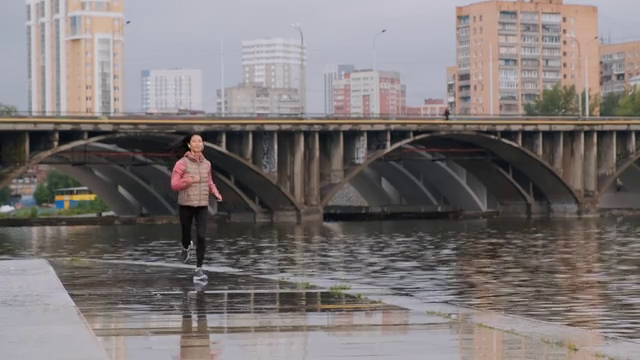
#> input picture frame 24 of 2_openCV_Project/3_pose_estimation/video2.mp4, 640 x 360 px
$ python 8_road_line_detection.py
#> lines starting #> are read from the running program, lines starting #| are printed output that depends on the picture; after the words box and inside, x2 and y2 are one past the last pixel; in counts of white or black regions, pixels touching at a corner belong together
#> further down, img is the input picture: shape (360, 640, 3); mean B, G, R 116.7, 117.3, 124
# -*- coding: utf-8 -*-
"""
Created on Sun Mar 23 16:56:08 2025

@author: Orhan
"""

import cv2
import numpy as np

cap = cv2.VideoCapture("video2.mp4")

def region_of_interest(image, vertices):
    mask = np.zeros_like(image)

    match_mask_color = 255

    cv2.fillPoly(mask, vertices, match_mask_color)
    masked_image = cv2.bitwise_and(image, mask)
    return masked_image

def drawLines(image, lines):

    image = np.copy(image)
    blank_image = np.zeros((image.shape[0], image.shape[1],3),dtype = np.uint8)

    for line in lines:
        for x1,y1,x2,y2 in line:
            cv2.line(blank_image, (x1,y1),(x2,y2),(0,255,0),thickness = 10)

    image = cv2.addWeighted(image, 0.8, blank_image, 1, 0.0)
    return image


def process(image):
    height, width = img.shape[0], img.shape[1]
#> height = 360; width = 640

    #region_of_interest_vertices = [(0, height), (width, height), (width, 0)]
    region_of_interest_vertices = [(0, height), (width/2, height/2), (width, height)]
#> region_of_interest_vertices = [(0, 360), (320, 180), (640, 360)]

    gray_image = cv2.cvtColor(image, cv2.COLOR_BGR2GRAY)
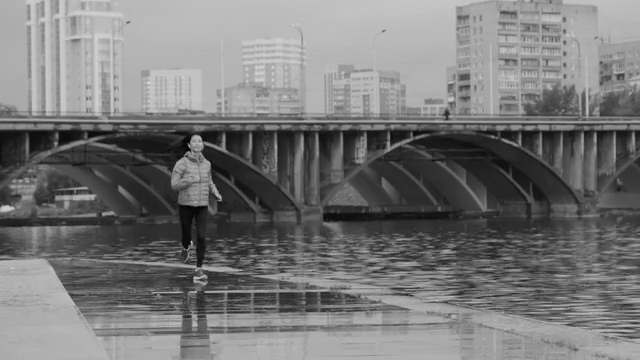
#> gray_image: shape (360, 640); min 0, max 219, mean 119.2
    canny_image = cv2.Canny(gray_image, 250, 120)
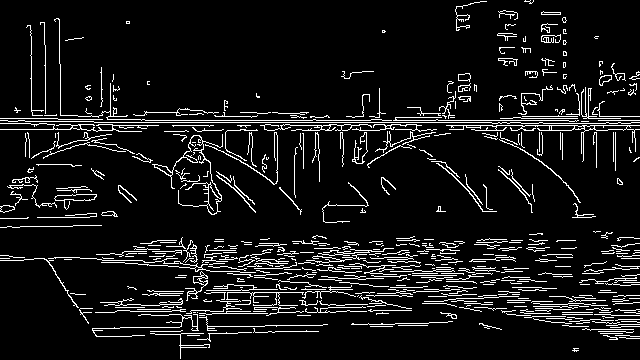
#> canny_image: shape (360, 640); 8.8% white in thin lines or dots
    cropped_image = region_of_interest(canny_image, np.array([region_of_interest_vertices], np.int32))
#> in region_of_interest, `cv2.fillPoly(mask, vertices, match_mask_color)`:
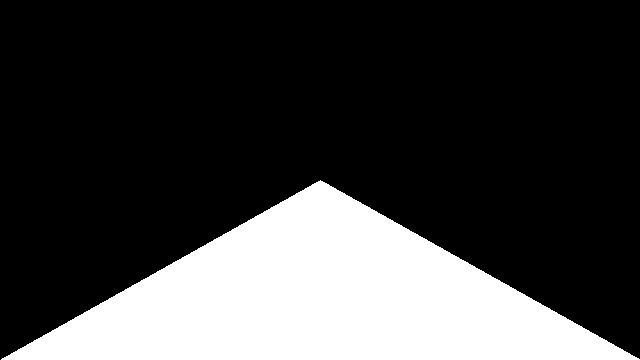
#> mask: shape (360, 640); 25.1% white; 1 white region, box (x1, y1, x2, y2) and area: (1, 180, 640, 360) 57740
#> in region_of_interest, `masked_image = cv2.bitwise_and(image, mask)`:
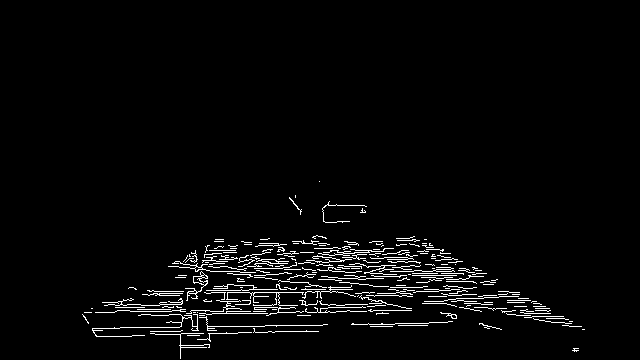
#> masked_image: shape (360, 640); 3.1% white in thin lines or dots, all inside (x1, y1, x2, y2) = (82, 181, 585, 359)
    lines = cv2.HoughLinesP(cropped_image, rho = 2, theta = np.pi/180, threshold = 150, lines = np.array([]),minLineLength = 150, maxLineGap = 5)
#> lines = None
    # print(lines)
    imageWithLine = drawLines(image, lines)
#> after the loop in drawLines, `for line in lines:`: blank_image: shape (360, 640, 3); every value is 0
    return imageWithLine


while True:
    success, img = cap.read()
#> (the run stopped early here; a loop or call above may not have finished)

$ run again, starting later in the video
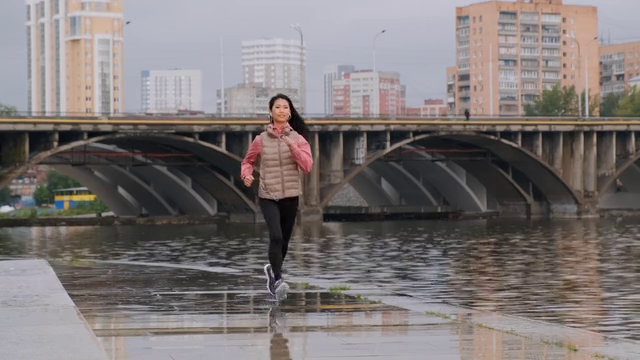
#> input picture frame 108 of 2_openCV_Project/3_pose_estimation/video2.mp4, 640 x 360 px
#> img is the input picture: shape (360, 640, 3); mean B, G, R 116.8, 117.2, 124.2
#> in process, `canny_image = cv2.Canny(gray_image, 250, 120)`:
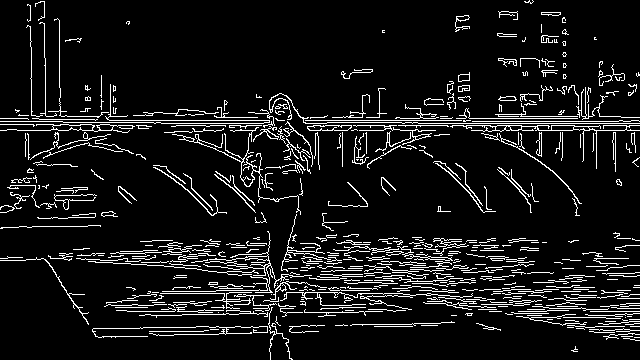
#> canny_image: shape (360, 640); 9% white in thin lines or dots
#> mask: shape (360, 640); 25.1% white; 1 white region, box (x1, y1, x2, y2) and area: (1, 180, 640, 360) 57740
#> in region_of_interest, `masked_image = cv2.bitwise_and(image, mask)`:
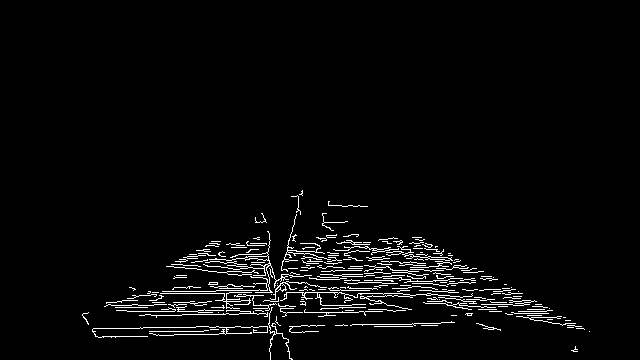
#> masked_image: shape (360, 640); 3.2% white in thin lines or dots, all inside (x1, y1, x2, y2) = (82, 190, 590, 360)
#> lines = None

$ run again, starting later in the video
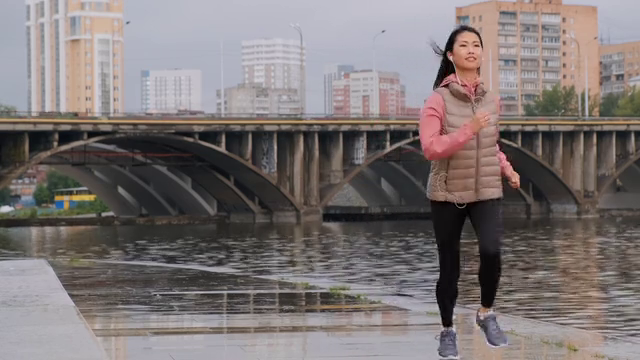
#> input picture frame 192 of 2_openCV_Project/3_pose_estimation/video2.mp4, 640 x 360 px
#> img is the input picture: shape (360, 640, 3); mean B, G, R 115.8, 116.3, 124.2
#> in process, `canny_image = cv2.Canny(gray_image, 250, 120)`:
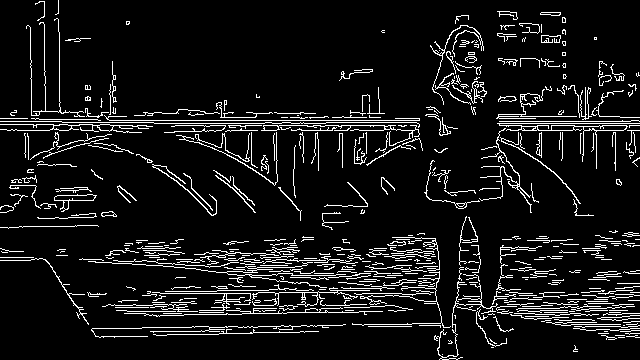
#> canny_image: shape (360, 640); 8.8% white in thin lines or dots
#> mask: shape (360, 640); 25.1% white; 1 white region, box (x1, y1, x2, y2) and area: (1, 180, 640, 360) 57740
#> in region_of_interest, `masked_image = cv2.bitwise_and(image, mask)`:
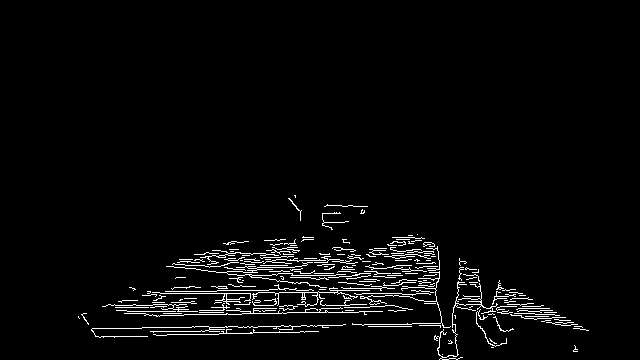
#> masked_image: shape (360, 640); 3.1% white in thin lines or dots, all inside (x1, y1, x2, y2) = (78, 195, 589, 360)
#> lines = None
